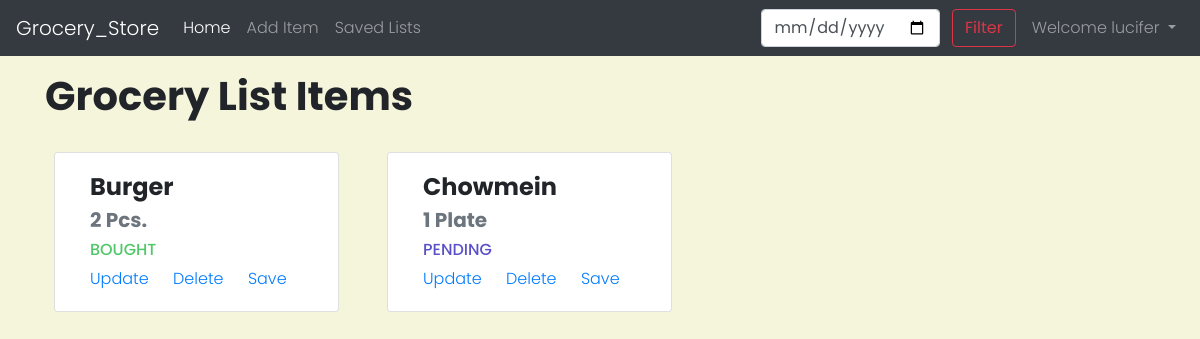
Screenshot of / (signed in) with the database file from the repository.
### store/models.py (models this page shows, shortened)
class Product(models.Model):
    item_id = models.AutoField(primary_key=True)
    item_name = models.CharField(max_length=100)
    item_quantity= models.CharField(max_length=100)
    item_status= models.CharField(max_length=300)
    pub_date = models.DateField()
    is_saved= models.BooleanField(default=False)
    user_id= models.CharField(max_length=1000)

### store/views.py (the view)
# urls.py: 2. Add a URL to urlpatterns:  path('', views.home, name='home')
def home(request):
    items= Product.objects.filter(user_id=request.user.id).order_by('-pub_date')
    context={'items':items}
    return render(request,'store/home.html',context)

### templates/store/home.html (shortened to what this page needs)
{% extends 'base.html' %}
{% block homeactive %}
active
{% endblock homeactive %}
{% block body %}
<div class="container mt-3">
<h1 class="mt-2"> Grocery List Items </h1>
    <div class="row">
        {% for item in items %}
                <div class="card col-md-3 my-4 mx-4" style="width: 18rem;">
                    <div class="card-body">
                        <h4 class="card-title">{{ item.item_name }}</h4>
                        <h5 class="card-subtitle mb-2 text-muted">{{ item.item_quantity }}</h5>
                        <h6 class="card-subtitle mt-2 mb-2 {% if item.item_status == 'BOUGHT' %}one{% endif %} {% if item.item_status == 'PENDING' %}two{% endif %} {% if item.item_status == 'NOT AVAILABLE' %}three{% endif %} "> {{item.item_status}}</h6>
                        <a href="updateView/{{ item.item_id }}" class="card-link mt-2">Update</a>
                        <a href="deleted/{{ item.item_id }}" class="card-link mt-2">Delete</a>
                        <a href="saveit/{{ item.item_id }}" class="card-link mt-2">Save</a>
                    </div>
                </div>
        {% endfor %}
    </div>
</div>
{% endblock body %}

### templates/base.html (shortened to what this page needs)
<!doctype html>
<html lang="en">
<head>
  <link rel="stylesheet" href="https://cdn.jsdelivr.net/npm/bootstrap@4.5.3/dist/css/bootstrap.min.css"
>
  {% load static %}
  <link rel="stylesheet" href="{% static 'base.css' %}">
</head>
<body>
  <nav class="navbar navbar-expand-lg navbar-dark bg-dark">
    <a class="navbar-brand" href="/">Grocery_Store</a>
    <div class="collapse navbar-collapse" id="navbarSupportedContent">
      <ul class="navbar-nav mr-auto">
        <li class="nav-item {% block homeactive %}
        {% endblock homeactive %}">
          <a class="nav-link" href="/">Home <span class="sr-only">(current)</span></a>
        </li>
        <li class="nav-item {% block addactive %}
        {% endblock addactive %}">
          <a class="nav-link" href="/add">Add Item</a>
        </li>
        <li class="nav-item {% block savedactive %}
        {% endblock savedactive %}">
          <a class="nav-link" href="/displaysaved">Saved Lists</a>
        </li>
      </ul>
      <div class="ml-auto form-inline ">
      <form method="post" action="/query" class="my-2 my-lg-0 mr-2">
        <input class="form-control mr-sm-2" type="date" placeholder="dd-mm-yyyy" aria-label="Search" name="query"
          id="query">
        <button class="btn btn-outline-danger my-2 my-sm-0" type="submit">Filter</button>
      </form>
      {% if user.is_authenticated %}
      <ul class="navbar-nav">
       <li class="nav-item dropdown">
        <a class="nav-link dropdown-toggle" href="#" id="navbarDropdown" role="button" data-toggle="dropdown" aria-haspopup="true" aria-expanded="false">
          Welcome {{request.user}}
        </a>
      </li>
      </ul>
      {% endif %}
      </div>
    </div>
  </nav>
  {% block body %}
  {% endblock body %}
</body>
</html>

### store/static/base.css (style rules this page uses)
body { font-family: 'Poppins', sans-serif; font-weight: 300; background-color: beige; }
h1, h2, h3, h4, h5 { font-family: 'Poppins', sans-serif; font-weight: 700; }
.one { color : #50C769; }
.two { color: #5A50C7; }

### rows the page displays
Product: item_name "Burger", item_quantity "2 Pcs.", item_status "BOUGHT"
Product: item_name "Chowmein", item_quantity "1 Plate", item_status "PENDING"

### other values shown
{{ request.user }} "lucifer"
